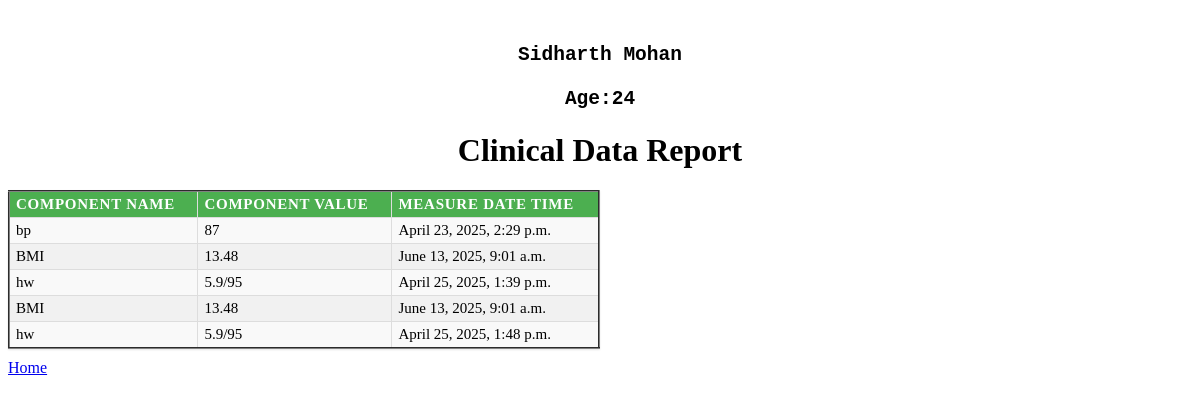
The page /analyze/1/ on the database its author committed.
### clinicalsApp/models.py (models this page shows)
class Patient(models.Model):
    lastName=models.CharField(max_length=20)
    firstName=models.CharField(max_length=20)
    age=models.IntegerField()

class ClinicalData(models.Model):
    COMPONENT_NAMES=[('hw',
                      'Height/Weight'),('bp','Blood Pressure'),('heartrate','Heart Rate')]
    componentName= models.CharField(choices=COMPONENT_NAMES,max_length=20)
    componentValue= models.CharField(max_length=20)
    measuredDateTime= models.DateTimeField(auto_now_add=True)
    patient= models.ForeignKey(Patient,on_delete=models.CASCADE)

### clinicalsApp/views.py (the view)
# urls.py: path('analyze/<int:pk>/',views.analyze),
def analyze(request, **kwargs):
    data = ClinicalData.objects.filter(patient_id=kwargs['pk'])
    patient = Patient.objects.get(id=kwargs['pk'])
    responseData =[]
    for eachEntry in data:
        if eachEntry.componentName =='hw':
            heightAndWeight= eachEntry.componentValue.split('/')
            if len(heightAndWeight)>1:
                feetToMetres = float((heightAndWeight[0]))*0.45
                BMI = (float(heightAndWeight[1]))/(feetToMetres*feetToMetres)
                bmiEntry=ClinicalData()
                bmiEntry.componentName="BMI"
                bmiEntry.componentValue=round(BMI , 2)
                bmiEntry.measuredDateTime= datetime.now()
                responseData.append(bmiEntry)
        responseData.append((eachEntry))
    return render(request,'clinicalsApp/generateReport.html',{'data':responseData,'patient':patient})

### templates/clinicalsApp/generateReport.html (shortened to what this page needs)
<!DOCTYPE html>
{% load static %}
<html lang="en">
<head>
    <link rel="stylesheet" href="{% static "css/clinicals.css" %}"/>
</head>
<body>
<pre>
    <h2>{{patient.firstName}} {{patient.lastName}}<br></br>Age:{{patient.age}}</h2></pre>
<h1>Clinical Data Report</h1>
<table border="2">
    <thead>
    <th>Component Name</th>
    <th>Component Value</th>
    <th>Measure Date Time</th>
    </thead>
    {%for eachEntry in data%}
    <tr>
        <td>{{eachEntry.componentName}}</td>
        <td>{{eachEntry.componentValue}}</td>
        <td>{{eachEntry.measuredDateTime}}</td>
    </tr>
    {%endfor%}
</table>
<a href ="/">Home</a>
</body>
</html>

### static/css/clinicals.css (style rules this page uses)
h1, h2, h3, h4, h5, h6 { text-align: center; }
table { width: 50%; border-collapse: collapse; margin: 10px 0; font-size: 15px; text-align: left; box-shadow: 0 1px 2px rgba(0,0,0,0.1); }
th, td { padding: 4px 6px; border: 1px solid #ddd; }
th { background-color: #4CAF50; color: white; text-transform: uppercase; letter-spacing: 0.05em; }
tr { background-color: #f9f9f9; }
tr:nth-child(even) { background-color: #f1f1f1; }
td { border-bottom: 1px solid #ddd; }

### rows shown on the page
Patient: firstName "Sidharth", lastName "Mohan", age "24"
ClinicalData: componentName "bp", componentValue "87", measuredDateTime "April 23, 2025, 2:29 p.m."
ClinicalData: componentName "hw", componentValue "5.9/95", measuredDateTime "April 25, 2025, 1:39 p.m."
ClinicalData: componentName "hw", componentValue "5.9/95", measuredDateTime "April 25, 2025, 1:48 p.m."

### other values the page prints
{{ eachEntry.componentName }} "BMI" "BMI"
{{ eachEntry.componentValue }} "13.48" "13.48"
{{ eachEntry.measuredDateTime }} "June 13, 2025, 9:01 a.m." "June 13, 2025, 9:01 a.m."
